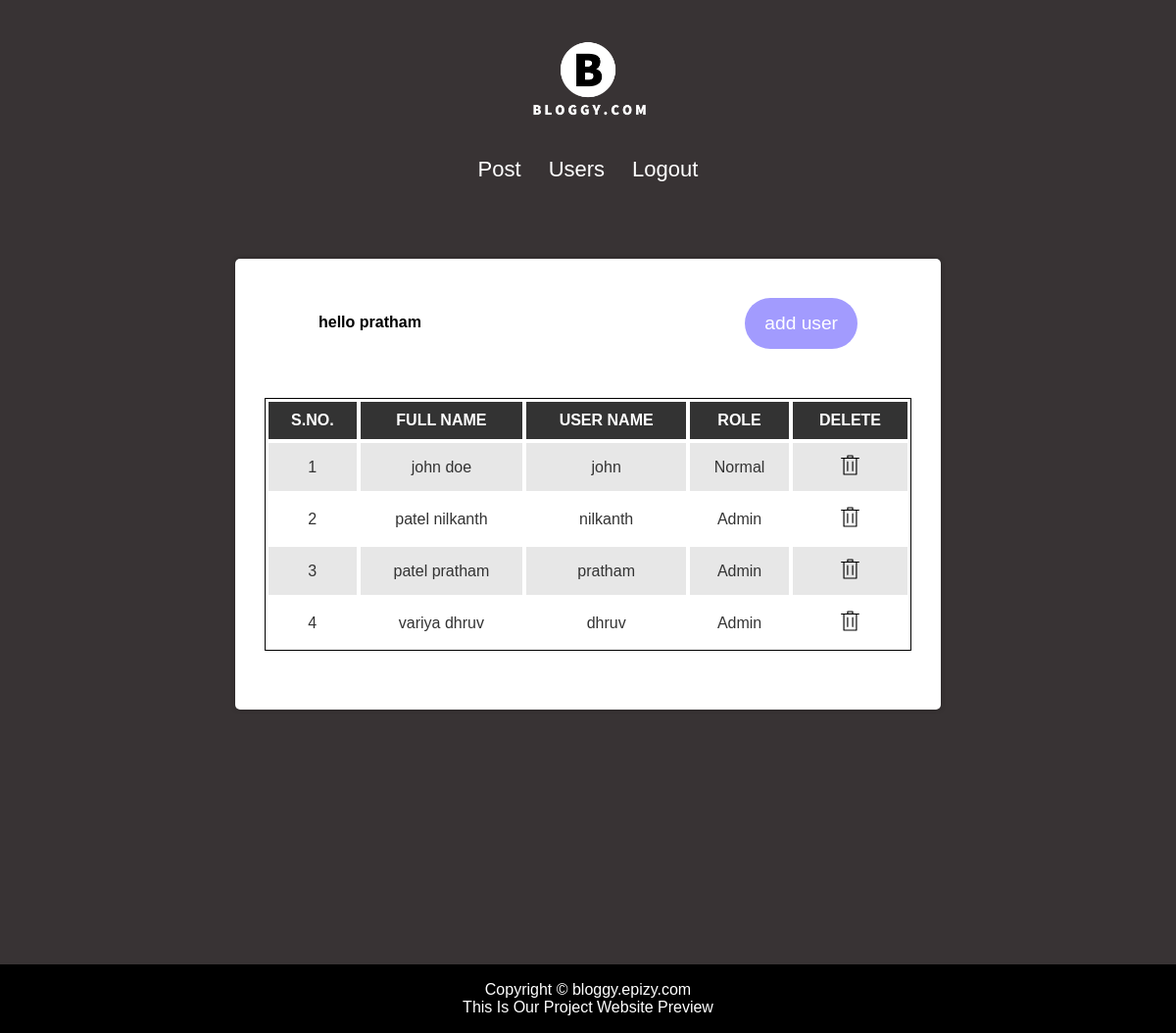
Page /admin/user.php (signed in) on the committed database.
### tables this page shows
CREATE TABLE `user` (
  `user_id` int(10) UNSIGNED NOT NULL,
  `full_name` varchar(30) NOT NULL,
  `phone_number` varchar(15) NOT NULL,
  `email` varchar(50) NOT NULL,
  `username` varchar(30) DEFAULT NULL,
  `password` varchar(40) DEFAULT NULL,
  `role` int(11) NOT NULL
);

### admin/user.php (the view, shortened to what this page needs)
<!DOCTYPE html>
<html lang="en">
<head>
    <link rel="stylesheet" href="../css/style.css">
    <link rel="stylesheet" href="../css/post.css">
</head>
<body>
    <div class="all">
        <?php include "header1.php" ?>
        <div id="main-content">
            <div class="admin-post-container">
                <div class="blogpost-meta">
                    <div class="author-info">
                        <div>
                            <b>
                            hello <?php echo $_SESSION['username']; ?>
                            </b>
                        </div>
                    </div>
                    <div class="social">
                        <form action="add_user.php" method="POST" class="login-email">
                            <div class="input-group-btn">
                                <button name="submit" class="btn">add user</button>
                            </div>
                        </form>
                    </div>
                </div>
                <?php
                include "config.php";
                $limit = 4;
                $sql = "SELECT * FROM user ORDER BY user_id DESC LIMIT {$limit}";
                $result = mysqli_query($con, $sql) or die("Query Failed.");
                if (mysqli_num_rows($result) > 0) {
                ?>
                <table class="content-table">
                    <thead>
                        <th>S.No.</th>
                        <th>Full Name</th>
                        <th>User Name</th>
                        <th>Role</th>
                        <th>Delete</th>
                    </thead>
                    <tbody>
                        <?php
                            $serial = 1;
                            while ($row = mysqli_fetch_assoc($result)) {
                            ?>
                        <tr>
                            <td class='id' data-label="S.No."><?php echo $serial; ?></td>
                            <td data-label="Full Name"><?php echo $row['full_name']; ?></td>
                            <td data-label="User Name"><?php echo $row['username']; ?></td>
                            <td data-label="Role"><?php
                                                            if ($row['role'] == 1) {
                                                                echo "Admin";
                                                            } else {
                                                                echo "Normal";
                                                            }
                                                            ?></td>
                             <td data-label="Delete" class="delete">
                             <a href='delete_user.php?id=<?php echo $row["user_id"]; ?>'></a>
                            </td>
                        </tr>
                        <?php
                                $serial++;
                            } ?>
                        <?php
                    } else {
                        echo "<h3>No Results Found.</h3>";
                    } ?>
                    </tbody>
                </table>
            </div>
        </div>
        <?php include "footer.php"; ?>
    </div>
</body>
</html>

### css/style.css (style rules this page uses)
* { margin: 0; padding: 0; box-sizing: border-box; font-family: 'Poppins', sans-serif; }
a, a:hover, a:focus { text-decoration: none; outline: none; }
.all { background-color: #383334; display: flex; flex-direction: column; justify-content: center; align-items: center; }
#main-content { padding: 30px 0; min-height: 750px; }

### css/post.css (style rules this page uses)
.svg-icon { height: 25px; cursor: pointer; }
.admin-post-container { height: auto; width: 60vw; min-height: 400px; background: #FFF; border-radius: 5px; box-shadow: 0 0 5px rgba(0,0,0,.3); padding: 40px 30px; }
.admin-post-container .login-email .input-group-btn .btn { display: block; width: 100%; padding: 15px 20px; text-align: center; border: none; background: #a29bfe; outline: none; border-radius: 30px; font-size: 1.2rem; color: #FFF; cursor: pointer; transition: .3s; }
.blogpost-meta { display: flex; justify-content: space-between; margin-bottom: 50px; }
.author-info { margin: 12px 0; }
.author-info div { padding: 4px 0px; padding-left: 55px; font-family: var(--font2); }
.social { padding-right: 55px; align-self: center; cursor: pointer; }
.content-table { border: 1px solid #000; width: 100%; margin: 0 0 20px; }
.content-table thead { color: #fff; background-color: #333; }
.content-table th { padding: 10px; border: 1px solid #fff; font-weight: 600; text-align: center; text-transform: uppercase; }
.content-table tbody { color: #333; }
.content-table tbody tr { background-color: #e7e7e7; }
.content-table tbody tr:nth-child(even) { background-color: #fff; }
.content-table tbody td { padding: 10px; border: 1px solid #fff; text-align: center; height: 50px; }
.id, .edit, .delete { text-align:center; }

### rows in the picture
user: full_name "john doe", username "john", role "Normal"
user: full_name "patel nilkanth", username "nilkanth", role "Admin"
user: full_name "patel pratham", username "pratham", role "Admin"
user: full_name "variya dhruv", username "dhruv", role "Admin"

### other values in the picture
$_SESSION['username'] "pratham"
